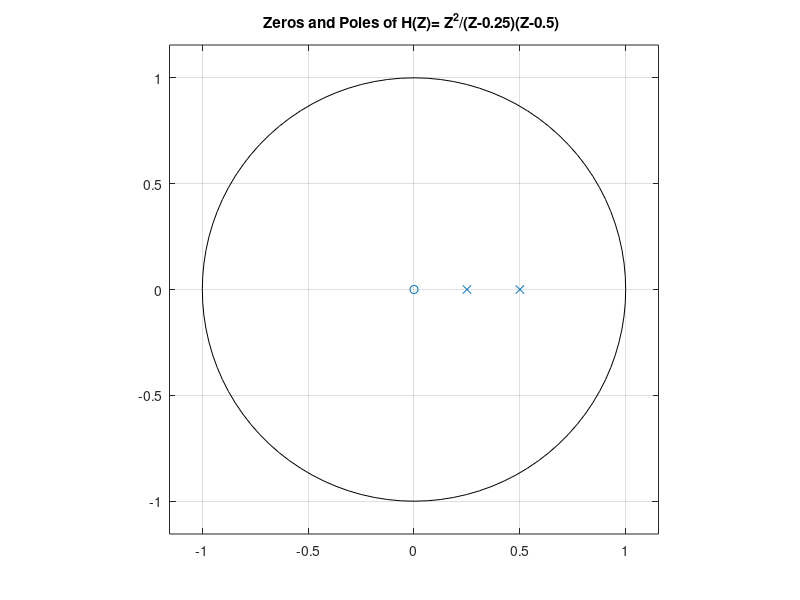
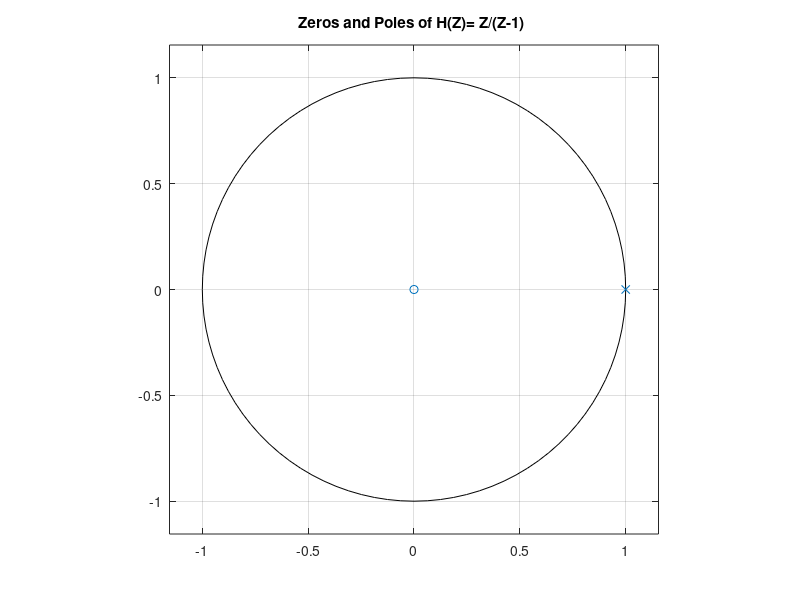
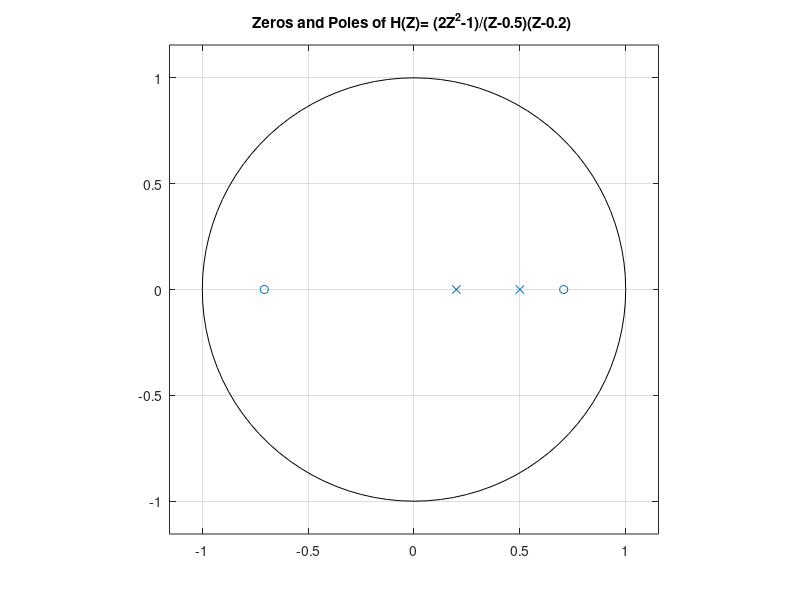
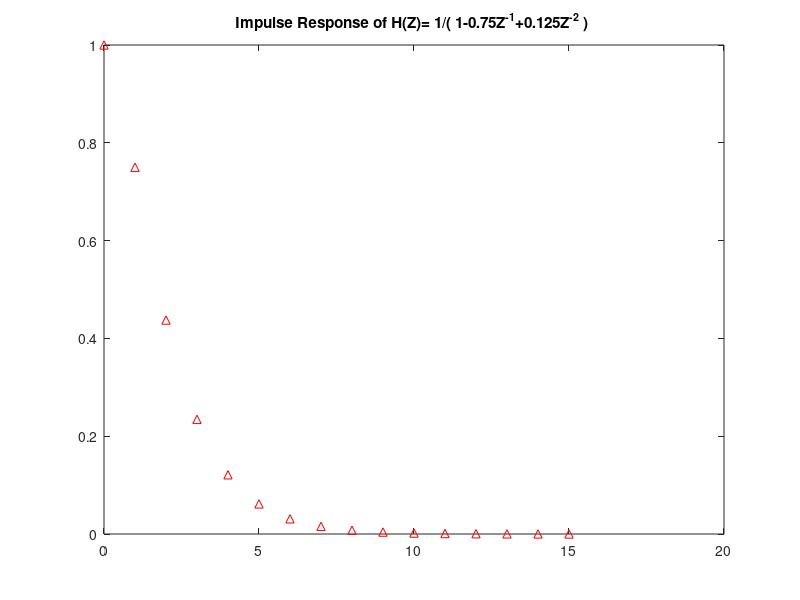

Recreate these plots in MATLAB, in order.
close all;
clear all;
clc;

z=[0];
p=[1/2;1/4];
figure(1);
zplane(z,p);
title('Zeros and Poles of H(Z)= Z^{2}/(Z-0.25)(Z-0.5) ');

z=[0];
p=[1];
figure(2);
zplane(z,p);
title('Zeros and Poles of H(Z)= Z/(Z-1) ');

z=[-1/sqrt(2);1/sqrt(2)];
p=[1/2;1/5];
figure(3);
zplane(z,p);
title('Zeros and Poles of H(Z)= (2Z^{2}-1)/(Z-0.5)(Z-0.2) ');

b=[1];
a=[1 -0.75 0.125];
figure(4);
impz(b,a,16);
title('Impulse Response of H(Z)= 1/( 1-0.75Z^{-1}+0.125Z^{-2} ) ');

b=[1];
a=[1 -1];
figure(5);
impz(b,a,16);
title('Impulse Response of H(Z)= 1/( 1-Z^{-1} ) ');

b=[2 0 -1];
a=[1 -0.7 0.1];
figure(6);
impz(b,a,16);
title('Impulse Response of H(Z)= (2-1Z^{-2})/( 1-0.7Z^{-1}+0.1Z^{-2} ) ');

